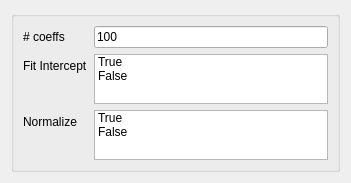
<?xml version="1.0" encoding="UTF-8"?>
<ui version="4.0">
 <class>Form</class>
 <widget class="QWidget" name="Form">
  <property name="geometry">
   <rect>
    <x>0</x>
    <y>0</y>
    <width>351</width>
    <height>153</height>
   </rect>
  </property>
  <property name="sizePolicy">
   <sizepolicy hsizetype="Ignored" vsizetype="Ignored">
    <horstretch>0</horstretch>
    <verstretch>0</verstretch>
   </sizepolicy>
  </property>
  <property name="windowTitle">
   <string>Form</string>
  </property>
  <layout class="QVBoxLayout" name="verticalLayout">
   <item>
    <widget class="QGroupBox" name="formGroupBox">
     <layout class="QFormLayout" name="formLayout">
      <property name="fieldGrowthPolicy">
       <enum>QFormLayout::AllNonFixedFieldsGrow</enum>
      </property>
      <item row="1" column="0">
       <widget class="QLabel" name="fitInterceptLabel">
        <property name="text">
         <string>Fit Intercept</string>
        </property>
       </widget>
      </item>
      <item row="2" column="0">
       <widget class="QLabel" name="normalizeLabel">
        <property name="text">
         <string>Normalize</string>
        </property>
       </widget>
      </item>
      <item row="1" column="1">
       <widget class="QListWidget" name="fit_intercept_list">
        <property name="maximumSize">
         <size>
          <width>16777215</width>
          <height>50</height>
         </size>
        </property>
        <property name="selectionMode">
         <enum>QAbstractItemView::MultiSelection</enum>
        </property>
        <item>
         <property name="text">
          <string>True</string>
         </property>
        </item>
        <item>
         <property name="text">
          <string>False</string>
         </property>
        </item>
       </widget>
      </item>
      <item row="2" column="1">
       <widget class="QListWidget" name="normalize_list">
        <property name="maximumSize">
         <size>
          <width>16777215</width>
          <height>50</height>
         </size>
        </property>
        <property name="selectionMode">
         <enum>QAbstractItemView::MultiSelection</enum>
        </property>
        <item>
         <property name="text">
          <string>True</string>
         </property>
        </item>
        <item>
         <property name="text">
          <string>False</string>
         </property>
        </item>
       </widget>
      </item>
      <item row="0" column="0">
       <widget class="QLabel" name="n_coefs_label">
        <property name="text">
         <string># coeffs</string>
        </property>
       </widget>
      </item>
      <item row="0" column="1">
       <widget class="QLineEdit" name="n_coefs_lineedit">
        <property name="text">
         <string>100</string>
        </property>
       </widget>
      </item>
     </layout>
    </widget>
   </item>
  </layout>
 </widget>
 <resources/>
 <connections/>
</ui>
